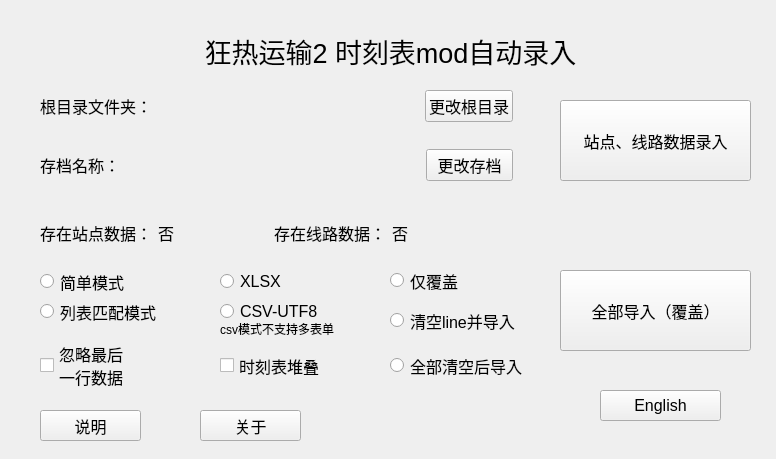
<?xml version="1.0" encoding="UTF-8"?>
<ui version="4.0">
 <class>mainui</class>
 <widget class="QWidget" name="mainui">
  <property name="geometry">
   <rect>
    <x>0</x>
    <y>0</y>
    <width>776</width>
    <height>459</height>
   </rect>
  </property>
  <property name="font">
   <font>
    <pointsize>12</pointsize>
   </font>
  </property>
  <property name="windowTitle">
   <string>mainui</string>
  </property>
  <widget class="QPushButton" name="input_data">
   <property name="geometry">
    <rect>
     <x>560</x>
     <y>100</y>
     <width>191</width>
     <height>81</height>
    </rect>
   </property>
   <property name="text">
    <string>站点、线路数据录入</string>
   </property>
  </widget>
  <widget class="QPushButton" name="sync_all_data">
   <property name="geometry">
    <rect>
     <x>560</x>
     <y>270</y>
     <width>191</width>
     <height>81</height>
    </rect>
   </property>
   <property name="text">
    <string>全部导入（覆盖）</string>
   </property>
  </widget>
  <widget class="QWidget" name="layoutWidget">
   <property name="geometry">
    <rect>
     <x>40</x>
     <y>220</y>
     <width>461</width>
     <height>25</height>
    </rect>
   </property>
   <layout class="QHBoxLayout" name="horizontalLayout_3">
    <item>
     <widget class="QLabel" name="text3">
      <property name="text">
       <string>存在站点数据：</string>
      </property>
     </widget>
    </item>
    <item>
     <widget class="QLabel" name="station_status">
      <property name="text">
       <string>否</string>
      </property>
     </widget>
    </item>
    <item>
     <widget class="QLabel" name="text4">
      <property name="text">
       <string>存在线路数据：</string>
      </property>
     </widget>
    </item>
    <item>
     <widget class="QLabel" name="line_status">
      <property name="text">
       <string>否</string>
      </property>
     </widget>
    </item>
   </layout>
  </widget>
  <widget class="QWidget" name="layoutWidget">
   <property name="geometry">
    <rect>
     <x>40</x>
     <y>90</y>
     <width>473</width>
     <height>91</height>
    </rect>
   </property>
   <layout class="QVBoxLayout" name="verticalLayout" stretch="0,0,0">
    <item>
     <layout class="QHBoxLayout" name="horizontalLayout" stretch="0,0,0,0">
      <property name="spacing">
       <number>10</number>
      </property>
      <item>
       <widget class="QLabel" name="text1">
        <property name="font">
         <font>
          <pointsize>12</pointsize>
         </font>
        </property>
        <property name="text">
         <string>根目录文件夹：</string>
        </property>
       </widget>
      </item>
      <item>
       <widget class="QLabel" name="dir_name">
        <property name="text">
         <string/>
        </property>
       </widget>
      </item>
      <item>
       <spacer name="horizontalSpacer">
        <property name="orientation">
         <enum>Qt::Orientation::Horizontal</enum>
        </property>
        <property name="sizeType">
         <enum>QSizePolicy::Policy::Preferred</enum>
        </property>
        <property name="sizeHint" stdset="0">
         <size>
          <width>200</width>
          <height>20</height>
         </size>
        </property>
       </spacer>
      </item>
      <item>
       <widget class="QPushButton" name="change_dir">
        <property name="text">
         <string>更改根目录</string>
        </property>
       </widget>
      </item>
     </layout>
    </item>
    <item>
     <spacer name="verticalSpacer">
      <property name="orientation">
       <enum>Qt::Orientation::Vertical</enum>
      </property>
      <property name="sizeHint" stdset="0">
       <size>
        <width>20</width>
        <height>40</height>
       </size>
      </property>
     </spacer>
    </item>
    <item>
     <layout class="QHBoxLayout" name="horizontalLayout_2">
      <item>
       <widget class="QLabel" name="text2">
        <property name="text">
         <string>存档名称：</string>
        </property>
       </widget>
      </item>
      <item>
       <widget class="QLabel" name="savegame_name">
        <property name="text">
         <string/>
        </property>
       </widget>
      </item>
      <item>
       <spacer name="horizontalSpacer_2">
        <property name="orientation">
         <enum>Qt::Orientation::Horizontal</enum>
        </property>
        <property name="sizeType">
         <enum>QSizePolicy::Policy::Preferred</enum>
        </property>
        <property name="sizeHint" stdset="0">
         <size>
          <width>200</width>
          <height>20</height>
         </size>
        </property>
       </spacer>
      </item>
      <item>
       <widget class="QPushButton" name="change_sg">
        <property name="text">
         <string>更改存档</string>
        </property>
       </widget>
      </item>
     </layout>
    </item>
   </layout>
  </widget>
  <widget class="QLabel" name="label">
   <property name="geometry">
    <rect>
     <x>110</x>
     <y>30</y>
     <width>561</width>
     <height>41</height>
    </rect>
   </property>
   <property name="font">
    <font>
     <pointsize>20</pointsize>
    </font>
   </property>
   <property name="text">
    <string>狂热运输2 时刻表mod自动录入</string>
   </property>
   <property name="alignment">
    <set>Qt::AlignmentFlag::AlignCenter</set>
   </property>
  </widget>
  <widget class="QRadioButton" name="easymode">
   <property name="geometry">
    <rect>
     <x>40</x>
     <y>270</y>
     <width>161</width>
     <height>23</height>
    </rect>
   </property>
   <property name="text">
    <string>简单模式</string>
   </property>
  </widget>
  <widget class="QRadioButton" name="listmode">
   <property name="geometry">
    <rect>
     <x>40</x>
     <y>300</y>
     <width>171</width>
     <height>23</height>
    </rect>
   </property>
   <property name="text">
    <string>列表匹配模式</string>
   </property>
  </widget>
  <widget class="QRadioButton" name="xlsxmode">
   <property name="geometry">
    <rect>
     <x>220</x>
     <y>270</y>
     <width>109</width>
     <height>23</height>
    </rect>
   </property>
   <property name="text">
    <string>XLSX</string>
   </property>
  </widget>
  <widget class="QRadioButton" name="csvmode">
   <property name="geometry">
    <rect>
     <x>220</x>
     <y>300</y>
     <width>109</width>
     <height>23</height>
    </rect>
   </property>
   <property name="text">
    <string>CSV-UTF8</string>
   </property>
  </widget>
  <widget class="QLabel" name="label_2">
   <property name="geometry">
    <rect>
     <x>220</x>
     <y>320</y>
     <width>171</width>
     <height>18</height>
    </rect>
   </property>
   <property name="font">
    <font>
     <pointsize>9</pointsize>
    </font>
   </property>
   <property name="text">
    <string>csv模式不支持多表单</string>
   </property>
  </widget>
  <widget class="QCheckBox" name="lastvalidation">
   <property name="geometry">
    <rect>
     <x>40</x>
     <y>340</y>
     <width>151</width>
     <height>51</height>
    </rect>
   </property>
   <property name="text">
    <string>忽略最后
一行数据</string>
   </property>
  </widget>
  <widget class="QPushButton" name="settinginfo">
   <property name="geometry">
    <rect>
     <x>40</x>
     <y>410</y>
     <width>101</width>
     <height>31</height>
    </rect>
   </property>
   <property name="text">
    <string>说明</string>
   </property>
  </widget>
  <widget class="QCheckBox" name="pile_if">
   <property name="geometry">
    <rect>
     <x>220</x>
     <y>340</y>
     <width>161</width>
     <height>51</height>
    </rect>
   </property>
   <property name="text">
    <string>时刻表堆叠</string>
   </property>
  </widget>
  <widget class="QRadioButton" name="clear_1">
   <property name="geometry">
    <rect>
     <x>390</x>
     <y>260</y>
     <width>161</width>
     <height>41</height>
    </rect>
   </property>
   <property name="text">
    <string>仅覆盖</string>
   </property>
  </widget>
  <widget class="QRadioButton" name="clear_2">
   <property name="geometry">
    <rect>
     <x>390</x>
     <y>300</y>
     <width>151</width>
     <height>41</height>
    </rect>
   </property>
   <property name="text">
    <string>清空line并导入</string>
   </property>
  </widget>
  <widget class="QRadioButton" name="clear_3">
   <property name="geometry">
    <rect>
     <x>390</x>
     <y>340</y>
     <width>151</width>
     <height>51</height>
    </rect>
   </property>
   <property name="text">
    <string>全部清空后导入</string>
   </property>
  </widget>
  <widget class="QPushButton" name="settinginfo_2">
   <property name="geometry">
    <rect>
     <x>200</x>
     <y>410</y>
     <width>101</width>
     <height>31</height>
    </rect>
   </property>
   <property name="text">
    <string>关于</string>
   </property>
  </widget>
  <widget class="QPushButton" name="language_button">
   <property name="geometry">
    <rect>
     <x>600</x>
     <y>390</y>
     <width>121</width>
     <height>31</height>
    </rect>
   </property>
   <property name="text">
    <string>English</string>
   </property>
  </widget>
 </widget>
 <resources/>
 <connections/>
</ui>
